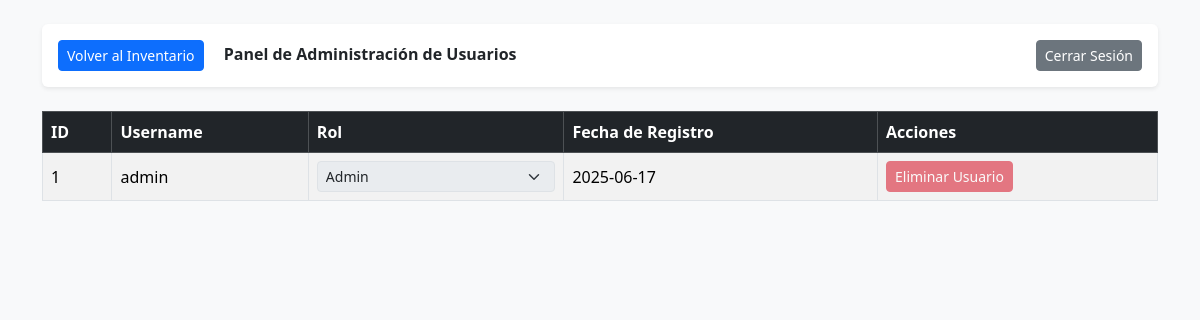
The page /admin/usuarios (signed in) on the database as committed earlier.
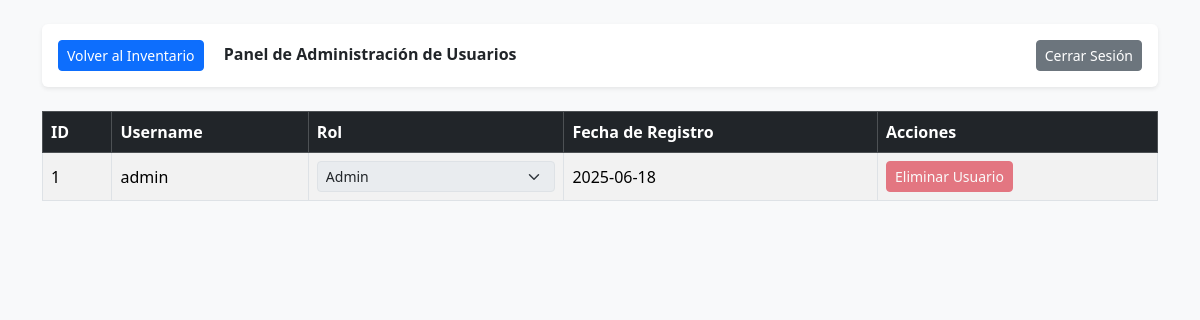
The same page on the database as committed later.
### tables this page shows
CREATE TABLE usuarios (
    id INTEGER PRIMARY KEY AUTOINCREMENT,
    empresa_id INTEGER NOT NULL,
    username TEXT NOT NULL,
    password TEXT NOT NULL,
    rol TEXT NOT NULL DEFAULT 'empleado',
    creado TIMESTAMP NOT NULL DEFAULT CURRENT_TIMESTAMP,
    FOREIGN KEY (empresa_id) REFERENCES empresas (id),
    UNIQUE (empresa_id, username)
);

### app.py (the view)
@app.route('/admin/usuarios')
@login_required
@admin_required
def gestionar_usuarios():
    conn = get_db_connection()
    usuarios = conn.execute('SELECT id, username, rol, creado FROM usuarios WHERE empresa_id = ? ORDER BY username', (session['empresa_id'],)).fetchall()
    conn.close()
    return render_template('admin_usuarios.html', usuarios=usuarios)

### app.py (called while the page is built)
def login_required(f):
    @wraps(f)
    def decorated_function(*args, **kwargs):
        if 'user_id' not in session:
            flash('Debes iniciar sesión para ver esta página.', 'danger')
            return redirect(url_for('login'))
        return f(*args, **kwargs)
    return decorated_function

def admin_required(f):
    @wraps(f)
    def decorated_function(*args, **kwargs):
        if session.get('rol') != 'admin':
            flash('No tienes permiso para realizar esta acción.', 'danger')
            return redirect(url_for('mostrar_inventario'))
        return f(*args, **kwargs)
    return decorated_function

def get_db_connection():
    conn = sqlite3.connect('database.db')
    conn.row_factory = sqlite3.Row
    return conn

### templates/admin_usuarios.html (shortened to what this page needs)
<!DOCTYPE html>
<html lang="es">
<head>
    <link href="https://cdn.jsdelivr.net/npm/bootstrap@5.3.3/dist/css/bootstrap.min.css" rel="stylesheet">
</head>
<body class="bg-light">
    <div class="container mt-4">
        <div class="d-flex justify-content-between align-items-center bg-white p-3 mb-4 rounded shadow-sm">
            <div>
                <a href="{{ url_for('mostrar_inventario') }}" class="btn btn-primary btn-sm">Volver al Inventario</a>
                <span class="fw-bold ms-3">Panel de Administración de Usuarios</span>
            </div>
            <a href="{{ url_for('logout') }}" class="btn btn-secondary btn-sm">Cerrar Sesión</a>
        </div>
        <div class="table-responsive">
            <table class="table table-striped table-hover table-bordered align-middle">
                <thead class="table-dark">
                    <tr>
                        <th>ID</th>
                        <th>Username</th>
                        <th>Rol</th>
                        <th>Fecha de Registro</th>
                        <th style="width: 280px;">Acciones</th>
                    </tr>
                </thead>
                <tbody>
                    {% for usuario in usuarios %}
                    <tr>
                        <td>{{ usuario.id }}</td>
                        <td>{{ usuario.username }}</td>
                        <td>
                            <form action="{{ url_for('cambiar_rol', usuario_id=usuario.id) }}" method="POST" class="d-flex align-items-center">
                                <select name="rol" class="form-select form-select-sm" {% if session.user_id == usuario.id %}disabled{% endif %}>
                                    <option value="admin" {% if usuario.rol == 'admin' %}selected{% endif %}>Admin</option>
                                </select>
                            </form>
                        </td>
                        <td>{{ usuario.creado.split(' ')[0] }}</td> <td>
                            {% if session.user_id != usuario.id %}
                            <a href="{{ url_for('eliminar_usuario', usuario_id=usuario.id) }}" class="btn btn-danger btn-sm" onclick="return confirm('¿Estás seguro de que quieres eliminar a este usuario? Esta acción es irreversible.');">
                                Eliminar Usuario
                            </a>
                            {% else %}
                            <button class="btn btn-danger btn-sm" disabled>Eliminar Usuario</button>
                            {% endif %}
                        </td>
                    </tr>
                    {% endfor %}
                </tbody>
            </table>
        </div>
    </div>
</body>
</html>

Rows that differ between the two databases and show on the page:
changed usuarios "admin": creado "2025-06-17" → "2025-06-18"
